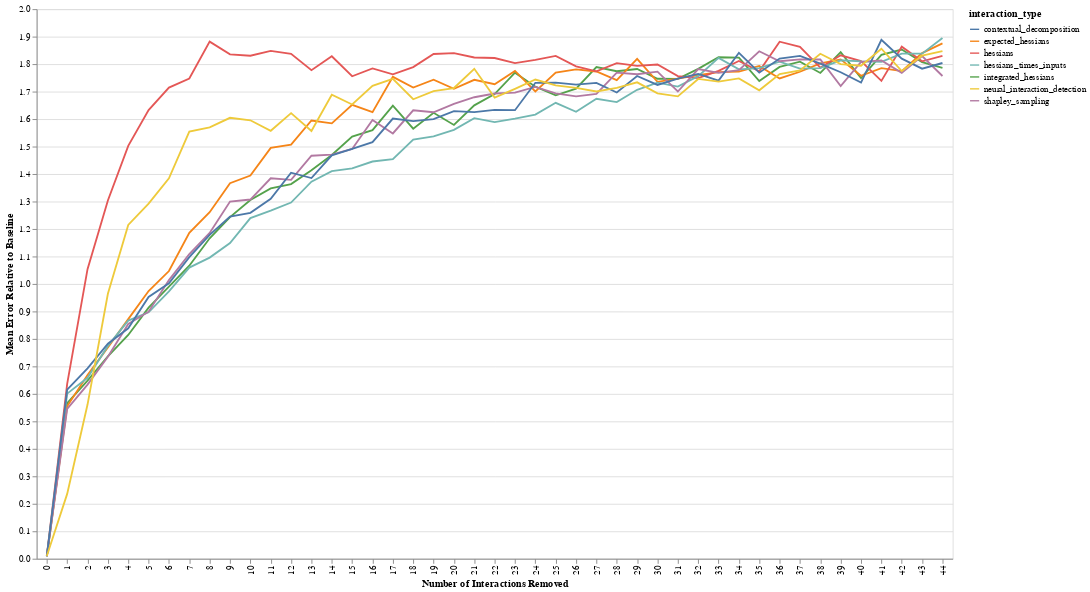

Notebook source saved alongside this figure:
### Code cell
line = alt.Chart(df_total, width=1000, height=600).mark_line().encode(
    x=alt.X('num_interactions_removed:O', title='Number of Interactions Removed'),
    y=alt.Y('mean_perf:Q', title='Mean Error Relative to Baseline', scale=alt.Scale(zero=False)),
    color=alt.Color('interaction_type:N')
)
band = alt.Chart(df_total).transform_calculate(
    ymin="datum.mean_perf - datum.sd_perf",
    ymax="datum.mean_perf + datum.sd_perf"
).mark_errorbar().encode(
    x=alt.X('num_interactions_removed:O'),
    y="ymin:Q",
    y2="ymax:Q",
    color=alt.Color('interaction_type:N')
)
line

### Figure 1 — Vega-Lite specification as saved in the notebook (floating-point values rounded to 4 significant figures; data arrays with more than 128 entries replaced by an {"elided": "..."} marker saying what was removed)
{"config": {"view": {"continuousWidth": 400, "continuousHeight": 300}}, "data": {"name": "data-62d03d9ce761f642297a507866e204f0"}, "mark": "line", "encoding": {"color": {"type": "nominal", "field": "interaction_type"}, "x": {"type": "ordinal", "field": "num_interactions_removed", "title": "Number of Interactions Removed"}, "y": {"type": "quantitative", "field": "mean_perf", "scale": {"zero": false}, "title": "Mean Error Relative to Baseline"}}, "height": 600, "width": 1000, "$schema": "https://vega.github.io/schema/vega-lite/v4.0.2.json", "datasets": {"data-62d03d9ce761f642297a507866e204f0": {"elided": "315 records"}}}
